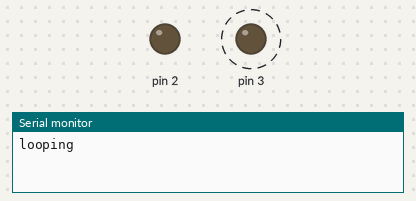
Simulated run of this sketch. Board: Arduino Uno, built with avr-gcc and run on an emulated ATmega328P. Parts: output pins drawn as LEDs (lit = HIGH), the last lines printed to the serial monitor. Dashed ring = blinking. Pins used as bus, display or sensor lines are not drawn.

Above: at 0.5 s.
At 3.5 s:
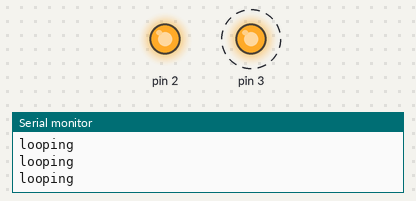
Timing chart, 0 to 5.2 s (numbered marks = the images above):
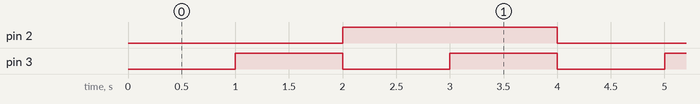

Measured:
- by itself, pin 2: alternates HIGH for 2.0 s and LOW for 2.0 s
- by itself, pin 3: alternates HIGH for 1.0 s and LOW for 1.0 s
- by itself, everything shown: repeats every 4.0 s, in 4 steps

The sketch:

Lab2.7.ino
```cpp
void nibbleToPins(uint8_t in, uint8_t pin3, uint8_t pin2, uint8_t pin1,
uint8_t pin0) {
// use bitwise & operator to create logic condition that is
// used to light bits as if in the same nibble.
digitalWrite(pin0, in & 0b00000001);
digitalWrite(pin1, in & 0b00000010);
digitalWrite(pin2, in & 0b00000100);
digitalWrite(pin3, in & 0b00001000);
}
void setup() {
Serial.begin(115200);
pinMode(0,OUTPUT);
pinMode(1,OUTPUT);
pinMode(2,OUTPUT);
pinMode(3,OUTPUT);
}
void count_up() {
static uint8_t count = 0; // declare count and set its value to 0
nibbleToPins(count,0,1,2,3); //call a function that sets all 4 pins
delay(1000);
count = count + 1;
}
void loop() {
Serial.println("looping");
count_up();
}
```
